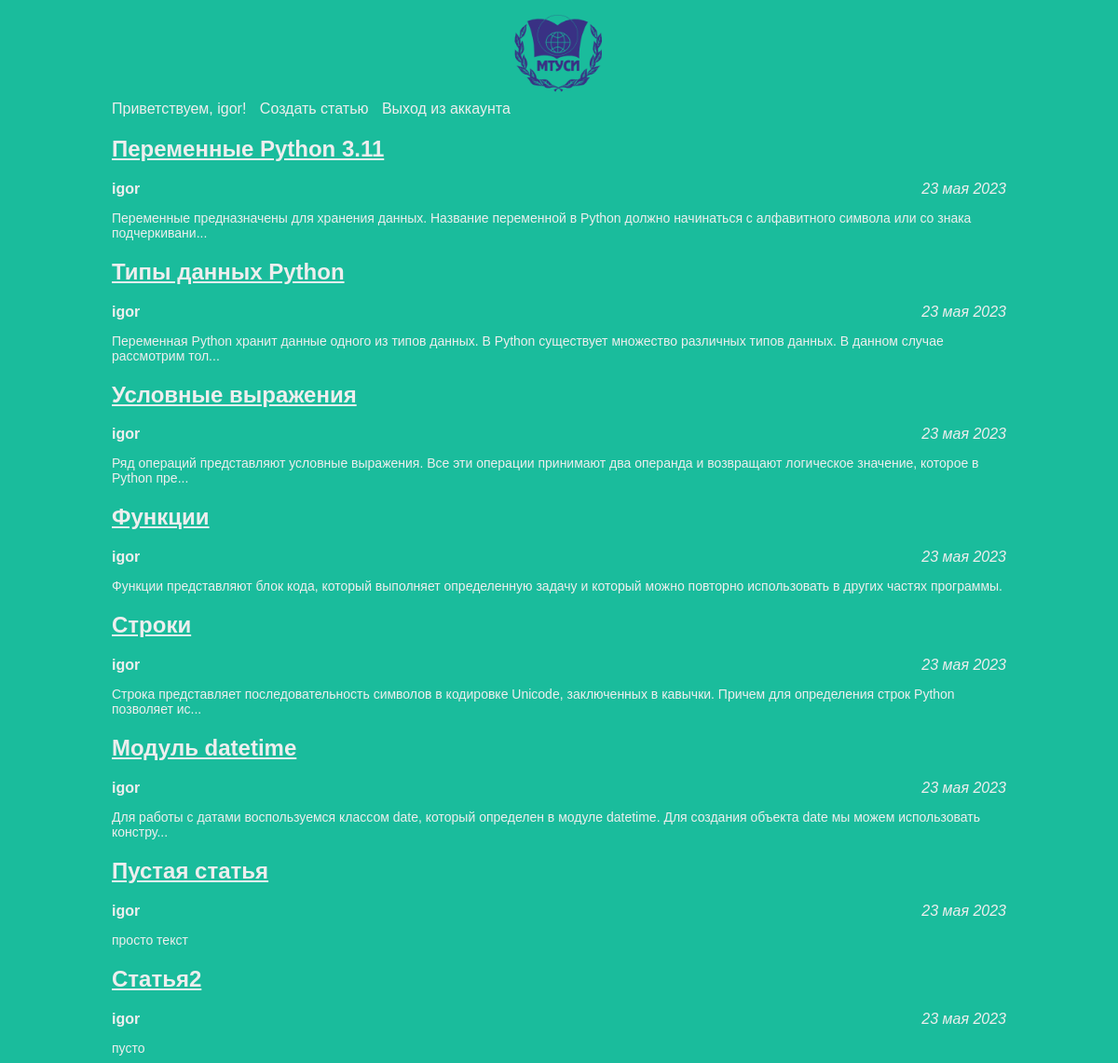
The app's page / (signed in) with its own data.
### articles/models.py (models this page shows, shortened)
class Article(models.Model):
	title = models.CharField(max_length=200)
	author = models.ForeignKey(User, on_delete=models.CASCADE)
	text = models.TextField()
	created_date = models.DateField(auto_now_add=True)
	month_list = ['января', 'февраля', 'марта', 'апреля', 'мая', 'июня','июля', 'августа', 'сентября', 'октября', 'ноября', 'декабря']
	def get_excerpt(self):
		return self.text[:140] + "..." if len(self.text) > 140 else self.text
	def get_date(self):
		d = self.created_date
		return "%d %s %d" % (d.day, self.month_list[d.month-1], d.year)

### articles/views.py (the view)
# urls.py: path('', views.archive, name='archive'),
def archive(request):
	return render(request, 'archive.html', {"posts": Article.objects.all()})

### articles/templates/archive.html (shortened to what this page needs)
<!DOCTYPE html>
<html>
	<head>
		<link rel="stylesheet" href="{{STATIC_URL}}/static/css/article.css">
	</head>
<body class="archive_body">
	<div class="header">
		<div class="logo"><img src="/{{ STATIC_URL }}static/img/logo.png" /></div>
		<div class="menu">
		<ul>
		{% if request.user.is_authenticated %}
		<li class="hello">Приветствуем, {{ request.user.username }}!</li>
		<li><a href="/article/new/">Создать статью</a></li>
		<li><a href="/exit/">Выход из аккаунта</a></li>
		{% else %}
		<li><a href="/auth/">Авторизация</a></li>
		<li><a href="/register/">Регистрация</a></li>
		{% endif %}
		</ul>
		</div>
	</div>
	<div class="archive">
		{% for post in posts %}
		<div class="one-post">
		<h2 class="post-title"><a href='/article/{{post.id}}'>{{ post.title }}</a></h2>
		<div class="article-info">
			<div class="article-author">{{ post.author.username }}</div>
			<div class="article-created-date">{{ post.get_date }}</div>
		</div>
		<p class="article-text">{{ post.get_excerpt }}</p>
		</div>
		{% endfor %}
	</div>
</body>
</html>

### articles/static/css/article.css (style rules this page uses)
body { background: #1abc9c; font-family: Tahoma, Arial, sans-serif; color: #333; }
p, h4 { font-size: 20px; margin-bottom: 0; }
ul, ol { margin: 0; }
.archive_body .header img { display: block; height: 100px; width: auto; margin-left: auto; margin-right: auto; }
.archive_body, .article_body { width: 960px; margin-left: auto; margin-right: auto; }
p, h1, h2, h3, h4 { color: #eee; }
a { color: #eee; }
.post-title, .article-info, .article-text { color: #eee; }
.article-info .article-author { font-weight: 900; width: 50%; float: left; }
.article-info .article-created-date { font-style: italic; text-align: right; }
.article-info { width: 100%; }
.article-text { font-size: 14px; }
.header ul { list-style: none; margin: 0; padding-left: 0; color: #eee; }
.header li { display: inline; padding-right: 10px; }
.header a { text-decoration: none; }

### records on screen
Article: title "Переменные Python 3.11", author.username "igor", get_date "23 мая 2023", get_excerpt "Переменные предназначены для хранения данных. Название переменной в Python должно начинаться с алфавитного символа или со знака подчеркивани..."
Article: title "Типы данных Python", author.username "igor", get_date "23 мая 2023", get_excerpt "Переменная Python хранит данные одного из типов данных. В Python существует множество различных типов данных. В данном случае рассмотрим тол..."
Article: title "Условные выражения", author.username "igor", get_date "23 мая 2023", get_excerpt "Ряд операций представляют условные выражения. Все эти операции принимают два операнда и возвращают логическое значение, которое в Python пре..."
Article: title "Функции", author.username "igor", get_date "23 мая 2023", get_excerpt "Функции представляют блок кода, который выполняет определенную задачу и который можно повторно использовать в других частях программы."
Article: title "Строки", author.username "igor", get_date "23 мая 2023", get_excerpt "Строка представляет последовательность символов в кодировке Unicode, заключенных в кавычки. Причем для определения строк Python позволяет ис..."
Article: title "Модуль datetime", author.username "igor", get_date "23 мая 2023", get_excerpt "Для работы с датами воспользуемся классом date, который определен в модуле datetime. Для создания объекта date мы можем использовать констру..."
Article: title "Пустая статья", author.username "igor", get_date "23 мая 2023", get_excerpt "просто текст"
Article: title "Статья2", author.username "igor", get_date "23 мая 2023", get_excerpt "пусто"

### other values on screen
{{ request.user.username }} "igor"
